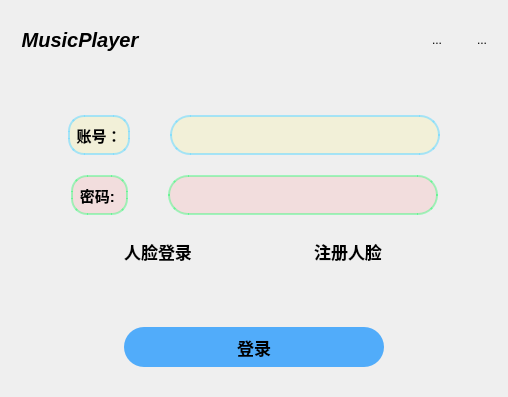
<?xml version="1.0" encoding="UTF-8"?>
<ui version="4.0">
 <class>Login</class>
 <widget class="QWidget" name="Login">
  <property name="geometry">
   <rect>
    <x>0</x>
    <y>0</y>
    <width>508</width>
    <height>397</height>
   </rect>
  </property>
  <property name="windowTitle">
   <string>Form</string>
  </property>
  <property name="styleSheet">
   <string notr="true"/>
  </property>
  <layout class="QVBoxLayout" name="verticalLayout">
   <item>
    <layout class="QHBoxLayout" name="horizontalLayout_2">
     <property name="spacing">
      <number>0</number>
     </property>
     <item>
      <widget class="QToolButton" name="toolButton">
       <property name="minimumSize">
        <size>
         <width>30</width>
         <height>30</height>
        </size>
       </property>
       <property name="font">
        <font>
         <pointsize>15</pointsize>
         <weight>75</weight>
         <italic>true</italic>
         <bold>true</bold>
         <underline>false</underline>
         <strikeout>false</strikeout>
        </font>
       </property>
       <property name="text">
        <string>MusicPlayer</string>
       </property>
       <property name="icon">
        <iconset resource="res.qrc">
         <normaloff>:/res/icon.png</normaloff>:/res/icon.png</iconset>
       </property>
       <property name="iconSize">
        <size>
         <width>40</width>
         <height>40</height>
        </size>
       </property>
       <property name="toolButtonStyle">
        <enum>Qt::ToolButtonTextBesideIcon</enum>
       </property>
       <property name="autoRaise">
        <bool>true</bool>
       </property>
      </widget>
     </item>
     <item>
      <spacer name="horizontalSpacer">
       <property name="orientation">
        <enum>Qt::Horizontal</enum>
       </property>
       <property name="sizeType">
        <enum>QSizePolicy::Expanding</enum>
       </property>
       <property name="sizeHint" stdset="0">
        <size>
         <width>30</width>
         <height>20</height>
        </size>
       </property>
      </spacer>
     </item>
     <item>
      <layout class="QHBoxLayout" name="horizontalLayout">
       <property name="spacing">
        <number>0</number>
       </property>
       <item>
        <widget class="QToolButton" name="minimize">
         <property name="minimumSize">
          <size>
           <width>30</width>
           <height>30</height>
          </size>
         </property>
         <property name="text">
          <string>...</string>
         </property>
         <property name="icon">
          <iconset resource="res.qrc">
           <normaloff>:/res/minimize.png</normaloff>:/res/minimize.png</iconset>
         </property>
         <property name="iconSize">
          <size>
           <width>40</width>
           <height>40</height>
          </size>
         </property>
         <property name="autoRaise">
          <bool>true</bool>
         </property>
        </widget>
       </item>
       <item>
        <spacer name="horizontalSpacer_10">
         <property name="orientation">
          <enum>Qt::Horizontal</enum>
         </property>
         <property name="sizeType">
          <enum>QSizePolicy::Minimum</enum>
         </property>
         <property name="sizeHint" stdset="0">
          <size>
           <width>15</width>
           <height>20</height>
          </size>
         </property>
        </spacer>
       </item>
       <item>
        <widget class="QToolButton" name="close">
         <property name="minimumSize">
          <size>
           <width>30</width>
           <height>30</height>
          </size>
         </property>
         <property name="text">
          <string>...</string>
         </property>
         <property name="icon">
          <iconset resource="res.qrc">
           <normaloff>:/res/close.png</normaloff>:/res/close.png</iconset>
         </property>
         <property name="iconSize">
          <size>
           <width>40</width>
           <height>40</height>
          </size>
         </property>
         <property name="autoRaise">
          <bool>true</bool>
         </property>
        </widget>
       </item>
      </layout>
     </item>
    </layout>
   </item>
   <item>
    <spacer name="verticalSpacer">
     <property name="orientation">
      <enum>Qt::Vertical</enum>
     </property>
     <property name="sizeType">
      <enum>QSizePolicy::Minimum</enum>
     </property>
     <property name="sizeHint" stdset="0">
      <size>
       <width>20</width>
       <height>40</height>
      </size>
     </property>
    </spacer>
   </item>
   <item>
    <layout class="QHBoxLayout" name="horizontalLayout_3">
     <property name="spacing">
      <number>0</number>
     </property>
     <item>
      <spacer name="horizontalSpacer_2">
       <property name="orientation">
        <enum>Qt::Horizontal</enum>
       </property>
       <property name="sizeHint" stdset="0">
        <size>
         <width>40</width>
         <height>20</height>
        </size>
       </property>
      </spacer>
     </item>
     <item>
      <widget class="QToolButton" name="toolButton_5">
       <property name="enabled">
        <bool>true</bool>
       </property>
       <property name="minimumSize">
        <size>
         <width>40</width>
         <height>40</height>
        </size>
       </property>
       <property name="font">
        <font>
         <pointsize>11</pointsize>
         <weight>75</weight>
         <bold>true</bold>
        </font>
       </property>
       <property name="styleSheet">
        <string notr="true">background-color: #29fff55e;
border: 2px solid #9a73daff;
          border-radius: 16px;padding: 1px;</string>
       </property>
       <property name="text">
        <string>账号：</string>
       </property>
       <property name="icon">
        <iconset resource="res.qrc">
         <normaloff>:/res/account.png</normaloff>:/res/account.png</iconset>
       </property>
       <property name="iconSize">
        <size>
         <width>40</width>
         <height>40</height>
        </size>
       </property>
       <property name="toolButtonStyle">
        <enum>Qt::ToolButtonTextBesideIcon</enum>
       </property>
       <property name="autoRaise">
        <bool>false</bool>
       </property>
      </widget>
     </item>
     <item>
      <spacer name="horizontalSpacer_8">
       <property name="orientation">
        <enum>Qt::Horizontal</enum>
       </property>
       <property name="sizeType">
        <enum>QSizePolicy::Ignored</enum>
       </property>
       <property name="sizeHint" stdset="0">
        <size>
         <width>40</width>
         <height>20</height>
        </size>
       </property>
      </spacer>
     </item>
     <item>
      <widget class="QLineEdit" name="id">
       <property name="minimumSize">
        <size>
         <width>270</width>
         <height>40</height>
        </size>
       </property>
       <property name="font">
        <font>
         <pointsize>12</pointsize>
        </font>
       </property>
       <property name="styleSheet">
        <string notr="true">background-color: #29fff55e;
border: 2px solid #9a73daff;
border-radius: 20px;padding: 1px;</string>
       </property>
      </widget>
     </item>
     <item>
      <spacer name="horizontalSpacer_3">
       <property name="orientation">
        <enum>Qt::Horizontal</enum>
       </property>
       <property name="sizeHint" stdset="0">
        <size>
         <width>40</width>
         <height>20</height>
        </size>
       </property>
      </spacer>
     </item>
    </layout>
   </item>
   <item>
    <layout class="QHBoxLayout" name="horizontalLayout_4">
     <property name="spacing">
      <number>0</number>
     </property>
     <item>
      <spacer name="horizontalSpacer_4">
       <property name="orientation">
        <enum>Qt::Horizontal</enum>
       </property>
       <property name="sizeHint" stdset="0">
        <size>
         <width>40</width>
         <height>20</height>
        </size>
       </property>
      </spacer>
     </item>
     <item>
      <widget class="QToolButton" name="toolButton_6">
       <property name="enabled">
        <bool>true</bool>
       </property>
       <property name="minimumSize">
        <size>
         <width>40</width>
         <height>40</height>
        </size>
       </property>
       <property name="font">
        <font>
         <pointsize>11</pointsize>
         <weight>75</weight>
         <bold>true</bold>
        </font>
       </property>
       <property name="styleSheet">
        <string notr="true">background-color: #29ff7c7c;
border: 2px solid #5703ff57;
          border-radius: 16px;padding: 1px;</string>
       </property>
       <property name="text">
        <string>密码: </string>
       </property>
       <property name="icon">
        <iconset resource="res.qrc">
         <normaloff>:/res/passwd.png</normaloff>:/res/passwd.png</iconset>
       </property>
       <property name="iconSize">
        <size>
         <width>40</width>
         <height>40</height>
        </size>
       </property>
       <property name="toolButtonStyle">
        <enum>Qt::ToolButtonTextBesideIcon</enum>
       </property>
      </widget>
     </item>
     <item>
      <spacer name="horizontalSpacer_9">
       <property name="orientation">
        <enum>Qt::Horizontal</enum>
       </property>
       <property name="sizeType">
        <enum>QSizePolicy::Ignored</enum>
       </property>
       <property name="sizeHint" stdset="0">
        <size>
         <width>40</width>
         <height>20</height>
        </size>
       </property>
      </spacer>
     </item>
     <item>
      <widget class="QLineEdit" name="passwd">
       <property name="minimumSize">
        <size>
         <width>270</width>
         <height>40</height>
        </size>
       </property>
       <property name="styleSheet">
        <string notr="true">background-color: #29ff7c7c;
border: 2px solid #5703ff57;
border-radius: 20px;padding: 1px;</string>
       </property>
       <property name="echoMode">
        <enum>QLineEdit::Password</enum>
       </property>
      </widget>
     </item>
     <item>
      <spacer name="horizontalSpacer_5">
       <property name="orientation">
        <enum>Qt::Horizontal</enum>
       </property>
       <property name="sizeHint" stdset="0">
        <size>
         <width>40</width>
         <height>20</height>
        </size>
       </property>
      </spacer>
     </item>
    </layout>
   </item>
   <item>
    <layout class="QHBoxLayout" name="horizontalLayout_5">
     <property name="spacing">
      <number>0</number>
     </property>
     <item>
      <widget class="QToolButton" name="faceRecognitionBtn">
       <property name="font">
        <font>
         <pointsize>13</pointsize>
         <weight>75</weight>
         <bold>true</bold>
        </font>
       </property>
       <property name="styleSheet">
        <string notr="true"/>
       </property>
       <property name="text">
        <string>人脸登录</string>
       </property>
       <property name="icon">
        <iconset resource="res.qrc">
         <normaloff>:/res/faceRecognition.png</normaloff>:/res/faceRecognition.png</iconset>
       </property>
       <property name="iconSize">
        <size>
         <width>40</width>
         <height>40</height>
        </size>
       </property>
       <property name="toolButtonStyle">
        <enum>Qt::ToolButtonTextBesideIcon</enum>
       </property>
       <property name="autoRaise">
        <bool>true</bool>
       </property>
      </widget>
     </item>
     <item>
      <widget class="QToolButton" name="addFace">
       <property name="font">
        <font>
         <pointsize>13</pointsize>
         <weight>75</weight>
         <bold>true</bold>
        </font>
       </property>
       <property name="styleSheet">
        <string notr="true"/>
       </property>
       <property name="text">
        <string>注册人脸</string>
       </property>
       <property name="icon">
        <iconset resource="res.qrc">
         <normaloff>:/res/faceAdd.png</normaloff>:/res/faceAdd.png</iconset>
       </property>
       <property name="iconSize">
        <size>
         <width>40</width>
         <height>40</height>
        </size>
       </property>
       <property name="toolButtonStyle">
        <enum>Qt::ToolButtonTextBesideIcon</enum>
       </property>
       <property name="autoRaise">
        <bool>true</bool>
       </property>
      </widget>
     </item>
    </layout>
   </item>
   <item>
    <layout class="QHBoxLayout" name="horizontalLayout_7">
     <property name="spacing">
      <number>0</number>
     </property>
    </layout>
   </item>
   <item>
    <spacer name="verticalSpacer_2">
     <property name="orientation">
      <enum>Qt::Vertical</enum>
     </property>
     <property name="sizeType">
      <enum>QSizePolicy::Minimum</enum>
     </property>
     <property name="sizeHint" stdset="0">
      <size>
       <width>20</width>
       <height>40</height>
      </size>
     </property>
    </spacer>
   </item>
   <item>
    <layout class="QHBoxLayout" name="horizontalLayout_6">
     <property name="spacing">
      <number>0</number>
     </property>
     <item>
      <spacer name="horizontalSpacer_6">
       <property name="orientation">
        <enum>Qt::Horizontal</enum>
       </property>
       <property name="sizeHint" stdset="0">
        <size>
         <width>40</width>
         <height>20</height>
        </size>
       </property>
      </spacer>
     </item>
     <item>
      <widget class="QPushButton" name="pushButton">
       <property name="minimumSize">
        <size>
         <width>260</width>
         <height>40</height>
        </size>
       </property>
       <property name="font">
        <font>
         <pointsize>13</pointsize>
         <weight>75</weight>
         <bold>true</bold>
        </font>
       </property>
       <property name="styleSheet">
        <string notr="true">QPushButton
{
	background-color: #ae088cff;
	
	border-radius:20px;
	padding:1px 2px; 
}
QPushButton:hover
{
	background-color: #19ff00;
}
QPushButton:Pressed
{
	background-color: #1100ff;
}</string>
       </property>
       <property name="text">
        <string>登录</string>
       </property>
      </widget>
     </item>
     <item>
      <spacer name="horizontalSpacer_7">
       <property name="orientation">
        <enum>Qt::Horizontal</enum>
       </property>
       <property name="sizeHint" stdset="0">
        <size>
         <width>40</width>
         <height>20</height>
        </size>
       </property>
      </spacer>
     </item>
    </layout>
   </item>
  </layout>
 </widget>
 <resources>
  <include location="res.qrc"/>
 </resources>
 <connections/>
</ui>
